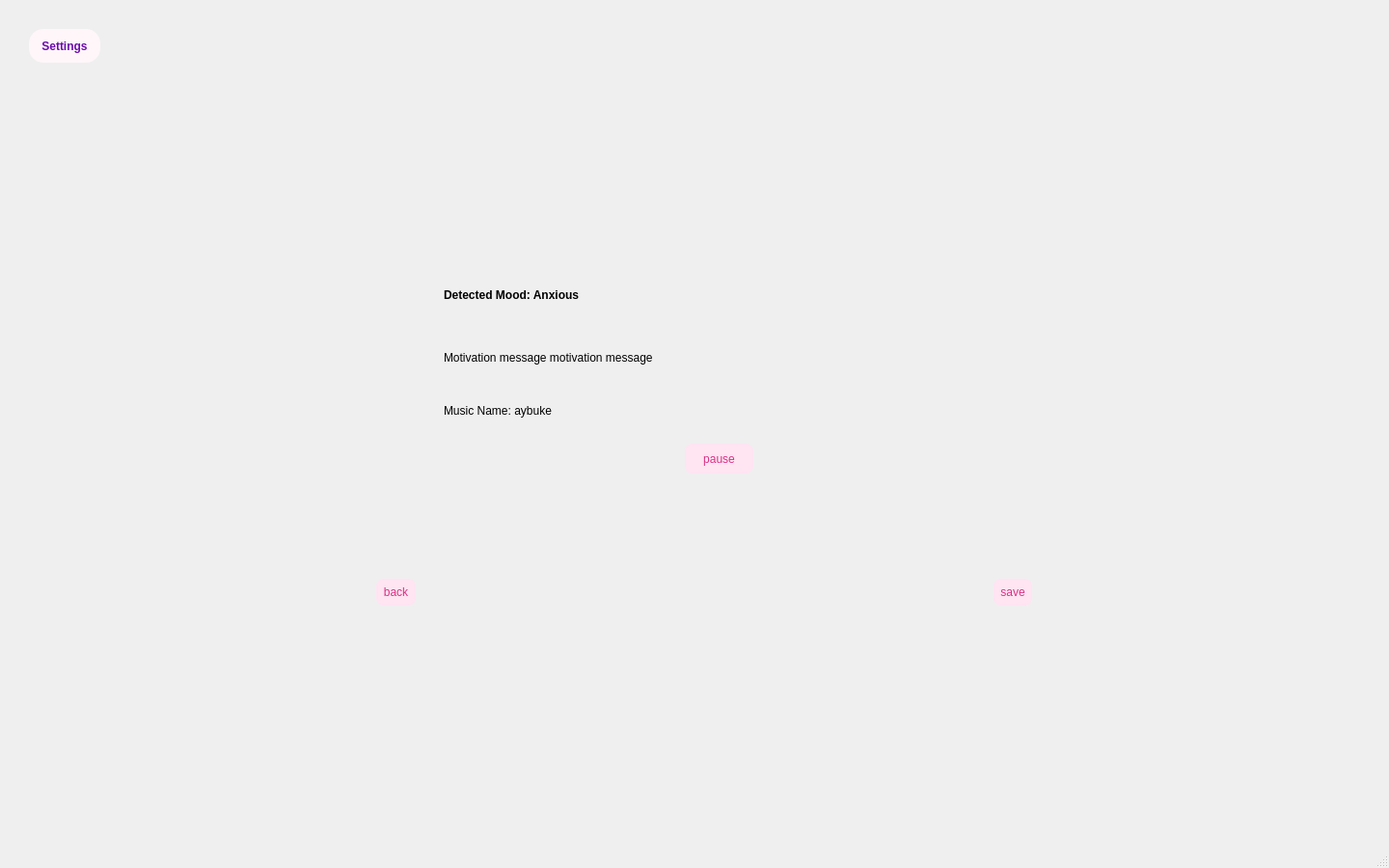
<?xml version="1.0" encoding="UTF-8"?>
<ui version="4.0">
 <class>MainWindow2</class>
 <widget class="QMainWindow" name="MainWindow2">
  <property name="geometry">
   <rect>
    <x>0</x>
    <y>0</y>
    <width>1440</width>
    <height>900</height>
   </rect>
  </property>
  <property name="windowTitle">
   <string>MainWindow</string>
  </property>
  <property name="styleSheet">
   <string notr="true"/>
  </property>
  <widget class="QWidget" name="centralwidget">
   <widget class="QLabel" name="labelDetectedMood">
    <property name="geometry">
     <rect>
      <x>460</x>
      <y>280</y>
      <width>561</width>
      <height>51</height>
     </rect>
    </property>
    <property name="styleSheet">
     <string notr="true">QLabel {
	font: 75 44pt &quot;Inter&quot;;
    font-weight: bold;
}</string>
    </property>
    <property name="text">
     <string>Detected Mood: Anxious</string>
    </property>
   </widget>
   <widget class="QPushButton" name="saveButton">
    <property name="geometry">
     <rect>
      <x>1030</x>
      <y>600</y>
      <width>40</width>
      <height>28</height>
     </rect>
    </property>
    <property name="styleSheet">
     <string notr="true">QPushButton {
    background-color: #ffe4f2;
    color: #d63384;
    border-radius: 8px;
    padding: 6px;
}

QPushButton:hover {
    background-color: #ffd1ea;
}</string>
    </property>
    <property name="text">
     <string>save</string>
    </property>
   </widget>
   <widget class="QPushButton" name="backButton">
    <property name="geometry">
     <rect>
      <x>390</x>
      <y>600</y>
      <width>41</width>
      <height>28</height>
     </rect>
    </property>
    <property name="styleSheet">
     <string notr="true">QPushButton {
    background-color: #ffe4f2;
    color: #d63384;
    border-radius: 8px;
    padding: 6px;
}

QPushButton:hover {
    background-color: #ffd1ea;
}</string>
    </property>
    <property name="text">
     <string>back</string>
    </property>
   </widget>
   <widget class="QToolButton" name="settingsButton">
    <property name="geometry">
     <rect>
      <x>30</x>
      <y>30</y>
      <width>74</width>
      <height>35</height>
     </rect>
    </property>
    <property name="styleSheet">
     <string notr="true">QToolButton {
    background-color: #f8e8ff;
    color: #6a0dad;
    border-radius: 10px;
    padding: 6px;
    font-weight: bold;
}

QToolButton:hover {
    background-color: #eed6ff;
}

QWidget {
    background-color: #fff6f9;
    border-radius: 15px;
    padding: 10px;
}</string>
    </property>
    <property name="text">
     <string>Settings</string>
    </property>
   </widget>
   <widget class="QPushButton" name="pauseButton">
    <property name="geometry">
     <rect>
      <x>710</x>
      <y>460</y>
      <width>71</width>
      <height>31</height>
     </rect>
    </property>
    <property name="styleSheet">
     <string notr="true">QPushButton {
    background-color: #ffe4f2;
    color: #d63384;
    border-radius: 8px;
    padding: 6px;
}

QPushButton:hover {
    background-color: #ffd1ea;
}</string>
    </property>
    <property name="text">
     <string>pause</string>
    </property>
   </widget>
   <widget class="QWidget" name="verticalLayoutWidget">
    <property name="geometry">
     <rect>
      <x>450</x>
      <y>277</y>
      <width>591</width>
      <height>61</height>
     </rect>
    </property>
    <layout class="QVBoxLayout" name="verticalLayout"/>
   </widget>
   <widget class="QWidget" name="layoutWidget">
    <property name="geometry">
     <rect>
      <x>460</x>
      <y>350</y>
      <width>511</width>
      <height>41</height>
     </rect>
    </property>
    <layout class="QVBoxLayout" name="verticalLayout_2">
     <item>
      <widget class="QLabel" name="labelMotivation">
       <property name="styleSheet">
        <string notr="true">QLabel {
	font: 75 20pt &quot;Inter&quot;;
  
}</string>
       </property>
       <property name="text">
        <string>Motivation message motivation message</string>
       </property>
      </widget>
     </item>
    </layout>
   </widget>
   <widget class="QWidget" name="verticalLayoutWidget_2">
    <property name="geometry">
     <rect>
      <x>460</x>
      <y>410</y>
      <width>321</width>
      <height>31</height>
     </rect>
    </property>
    <layout class="QVBoxLayout" name="verticalLayout_3">
     <item>
      <widget class="QLabel" name="labelMusic">
       <property name="styleSheet">
        <string notr="true">QLabel {
	font: 75 16pt &quot;.SF NS Display&quot;;
}</string>
       </property>
       <property name="text">
        <string>Music Name: aybuke</string>
       </property>
      </widget>
     </item>
    </layout>
   </widget>
   <zorder>layoutWidget</zorder>
   <zorder>saveButton</zorder>
   <zorder>backButton</zorder>
   <zorder>settingsButton</zorder>
   <zorder>pauseButton</zorder>
   <zorder>verticalLayoutWidget</zorder>
   <zorder>labelDetectedMood</zorder>
   <zorder>verticalLayoutWidget_2</zorder>
  </widget>
  <widget class="QMenuBar" name="menubar">
   <property name="geometry">
    <rect>
     <x>0</x>
     <y>0</y>
     <width>1440</width>
     <height>24</height>
    </rect>
   </property>
  </widget>
  <widget class="QStatusBar" name="statusbar"/>
 </widget>
 <resources/>
 <connections/>
</ui>
